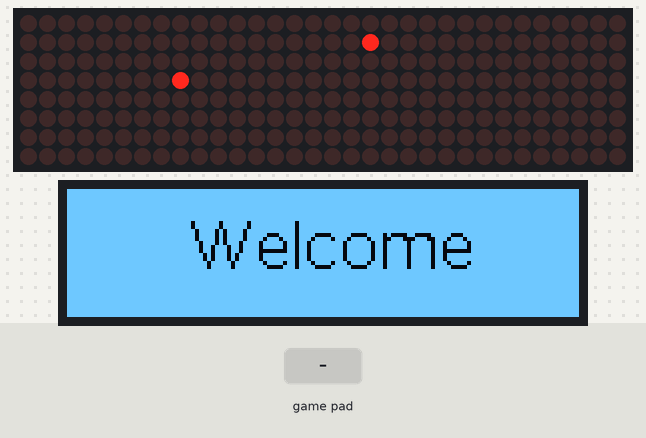
A program run on a simulated Raspberry Pi (BCM pin numbers). Shown: 32×8 LED matrix, 128×32 one-colour display. The inputs (shaded band) are chosen by the test bench. Random numbers come from a fixed seed; threads take turns every 2 ms; library files of the repository ran but are not shown: MAX7219.py. At 8.7 s the program stops and its outputs stay as they are.

Above: at 1.2 s.
1.3 s: game-controller down arrow pressed
At 1.99 s:
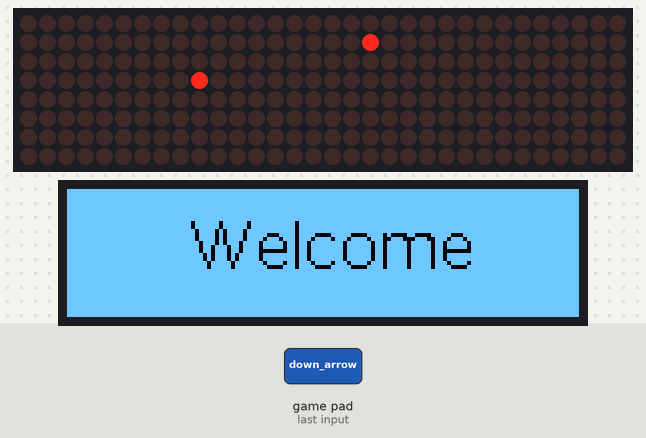
4.2 s: game-controller share pressed
At 4.4 s:
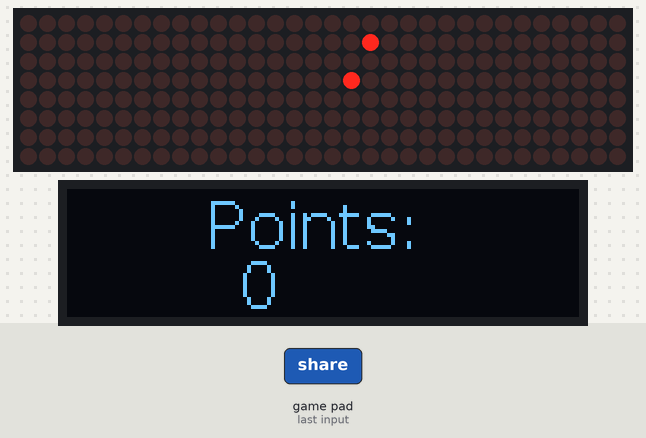
6.6 s: game-controller options pressed
At 7.8 s:
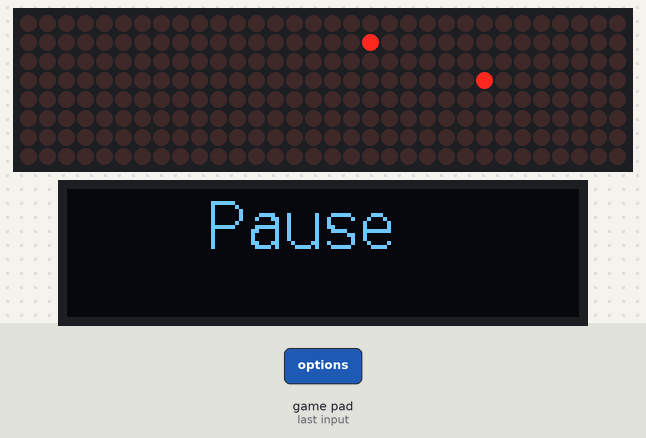
8.1 s: game-controller circle pressed
At 9.5 s:
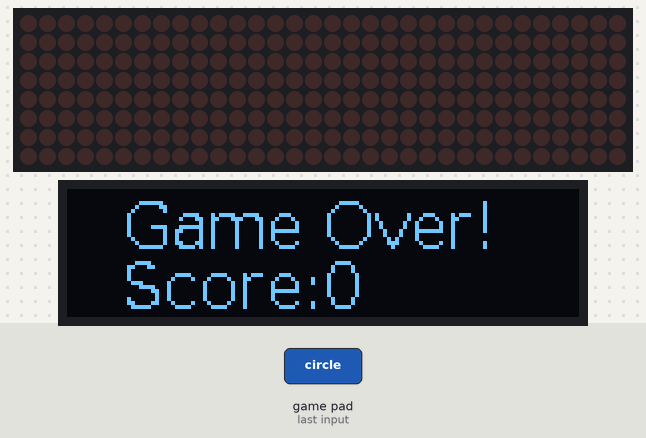
Timing chart, 0 to 10.2 s (numbered marks = the images above; inputs shaded):
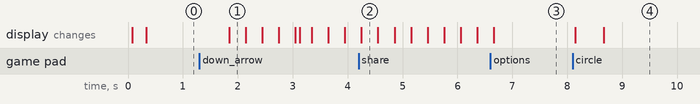

The program:

snake.py
```python
import random
import sys
import threading
import time

from pyPS4Controller.controller import Controller

from MAX7219 import MAX7219
from oled import I2C


class Snake:
    def __init__(self, y, x):
        # starting point
        self.point_x = 3
        self.point_y = 8
        # board size
        self.x = x
        self.y = y
        self.game_over = False
        self.game_speed = 0.3
        self.pause = False
        self.points = 0
        self.i2c = I2C()

        self.snake = [[self.point_y, self.point_x]]
        self.length_of_snake = 1
        self.snake_direction = None

        self.x_change = 0
        self.y_change = 0

        self.food_y, self.food_x = self.generate_food()

    def defeat_checker(self, snake_head, snake_list):
        if snake_head[1] >= self.x or snake_head[1] < 0 or snake_head[0] >= self.y or snake_head[0] < 0:
            self.game_over = True

        for x in snake_list[:-1]:
            if x == snake_head:
                self.game_over = True

    def generate_food(self):
        self.food_x = (random.randrange(0, self.x-1))
        self.food_y = (random.randrange(0, self.y-1))
        return self.food_y, self.food_x

    def game_loop(self, virtual):
        # loop for the game
        # refreshing speed
        time.sleep(self.game_speed)
        while self.pause and not self.game_over:
            time.sleep(1)
        snake_head = [self.point_y, self.point_x]

        self.defeat_checker(snake_head, self.snake)
        # after that move the snake
        self.point_x += self.x_change
        self.point_y += self.y_change

        self.snake.append(snake_head)

        if len(self.snake) > self.length_of_snake:
            del self.snake[0]

        virtual.draw_points(self.snake, self.food_y, self.food_x)
        if self.point_x == self.food_x and self.point_y == self.food_y:
            print('Yummy!')
            self.generate_food()
            self.length_of_snake += 1
            self.points += 1
            self.i2c.draw_points(self.points)


class MyController(Controller):
    def __init__(self, **kwargs):
        if 'gameObject' in kwargs:
            self.gameObject = kwargs.get('gameObject')
            kwargs.pop('gameObject')
        Controller.__init__(self, **kwargs)

    def on_down_arrow_press(self):
        if self.gameObject.snake_direction != 'Up':
            self.gameObject.x_change = 0
            self.gameObject.y_change = 1
            self.gameObject.snake_direction = 'Down'

    def on_up_arrow_press(self):
        if self.gameObject.snake_direction != 'Down':
            self.gameObject.x_change = 0
            self.gameObject.y_change = -1
            self.gameObject.snake_direction = 'Up'

    def on_right_arrow_press(self):
        if self.gameObject.snake_direction != 'Left':
            self.gameObject.x_change = -1
            self.gameObject.y_change = 0
            self.gameObject.snake_direction = 'Right'

    def on_left_arrow_press(self):
        if self.gameObject.snake_direction != 'Right':
            self.gameObject.x_change = 1
            self.gameObject.y_change = 0
            self.gameObject.snake_direction = 'Left'

    def on_options_press(self):
        self.gameObject.pause = True
        self.gameObject.i2c.pause()

    def on_share_press(self):
        self.gameObject.pause = False
        self.gameObject.i2c.draw_points(self.gameObject.points)

    def on_circle_press(self):
        self.gameObject.game_over = True
        self.gameObject.game_speed = 0.03
        self.gameObject.i2c.game_over(self.gameObject.points)


if __name__ == "__main__":
    try:
        virtual = MAX7219()
        myGame = Snake(32, 8)
        controller = MyController(interface="/dev/input/js0",
                                  connecting_using_ds4drv=False, gameObject=myGame)

        menu_thread = threading.Thread(target=controller.listen)
        menu_thread.daemon = True
        menu_thread.start()

        i2c_thread = threading.Thread(target=myGame.i2c.inside_menu)
        i2c_thread.daemon = True
        i2c_thread.start()
        while not myGame.game_over:
            myGame.game_loop(virtual)

        # virtual.draw_points(point)

    except KeyboardInterrupt:
        print('finished by keyboard!')
        sys.exit(1)
```

oled.py
```python
import time
import subprocess

from board import SCL, SDA
import busio
from PIL import Image, ImageDraw, ImageFont
import adafruit_ssd1306


class I2C:
    def __init__(self):
        self.keep_display = True
        self.i2c = busio.I2C(SCL, SDA)
        self.disp = adafruit_ssd1306.SSD1306_I2C(128, 32, self.i2c)
        self.disp.fill(0)
        self.disp.show()
        self.width = self.disp.width
        self.height = self.disp.height
        self.image = Image.new("1", (self.width, self.height))
        self.draw = ImageDraw.Draw(self.image)

        self.draw.rectangle((0, 0, self.width, self.height), outline=0, fill=0)
        self.padding = -2
        self.top = self.padding
        self.bottom = self.height - self.padding
        self.x = 0
        self.font = ImageFont.truetype("/usr/share/fonts/truetype/dejavu/DejaVuSans.ttf", 16)

    def draw_menu(self):
        self.font = ImageFont.truetype("/usr/share/fonts/truetype/dejavu/DejaVuSans.ttf", 16)
        self.draw.rectangle((0, 0, self.width, self.height), fill=1)
        self.draw.text((30, 5), "Let's play!", font=self.font, fill=0)
        self.disp.image(self.image)
        self.disp.show()
        time.sleep(3)
        while self.keep_display:
            # Get drawing object to draw on image.
            # Draw a black filled box to clear the image.
            self.font = ImageFont.truetype("/usr/share/fonts/truetype/dejavu/DejaVuSans.ttf", 16)
            self.draw.rectangle((0, 0, self.width, self.height), outline=0, fill=0)
            self.draw.text((35, 0), "R2: Tetris", font=self.font, fill=255)
            self.draw.text((35, 14), "L2: Snake", font=self.font, fill=255)
            self.disp.image(self.image)
            self.disp.show()
            break

    def inside_menu(self):
        self.font = ImageFont.truetype("/usr/share/fonts/truetype/dejavu/DejaVuSans.ttf", 16)
        self.draw.rectangle((0, 0, self.width, self.height), fill=1)
        self.draw.text((30, 5), "Welcome", font=self.font, fill=0)
        self.disp.image(self.image)
        self.disp.show()
        time.sleep(3)
        while self.keep_display:
            # Get drawing object to draw on image.
            # Draw a black filled box to clear the image.
            self.font = ImageFont.truetype("/usr/share/fonts/truetype/dejavu/DejaVuSans.ttf", 16)
            self.draw.rectangle((0, 0, self.width, self.height), outline=0, fill=0)
            self.draw.text((35, 0), "Points:", font=self.font, fill=255)
            self.disp.image(self.image)
            self.disp.show()
            break

    def draw_points(self, points):
        self.font = ImageFont.truetype("/usr/share/fonts/truetype/dejavu/DejaVuSans.ttf", 16)
        self.draw.rectangle((0, 0, self.width, self.height), outline=0, fill=0)
        self.draw.text((35, 0), "Points:", font=self.font, fill=255)
        self.draw.text((43, 15), f"{points}", font=self.font, fill=255)
        self.disp.image(self.image)
        self.disp.show()

    def game_over(self, points):
        self.draw.rectangle((0, 0, self.width, self.height), outline=0, fill=0)
        self.font = ImageFont.truetype("/usr/share/fonts/truetype/dejavu/DejaVuSans.ttf", 16)
        self.draw.rectangle((0, 0, self.width, self.height), outline=0, fill=0)
        self.draw.text((14, 0), "Game Over!", font=self.font, fill=255)
        self.draw.text((14, 15), f"Score:{points}", font=self.font, fill=255)
        self.disp.image(self.image)
        self.disp.show()

    def pause(self):
        self.draw.rectangle((0, 0, self.width, self.height), outline=0, fill=0)
        self.font = ImageFont.truetype("/usr/share/fonts/truetype/dejavu/DejaVuSans.ttf", 16)
        self.draw.rectangle((0, 0, self.width, self.height), outline=0, fill=0)
        self.draw.text((35, 0), "Pause", font=self.font, fill=255)
        self.disp.image(self.image)
        self.disp.show()
```

Measured:
- after the input at 8.1 s, the display: first changes after 0.05 s (image 4 shows a later state)
